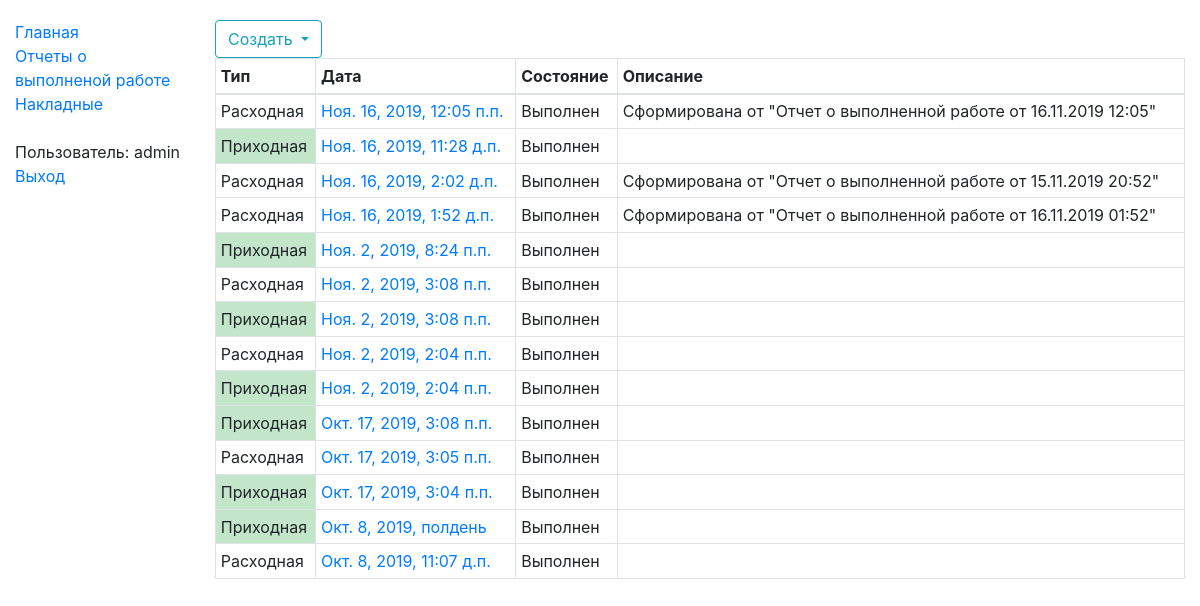
Before: /stock/acts/ (signed in) with the older database file.
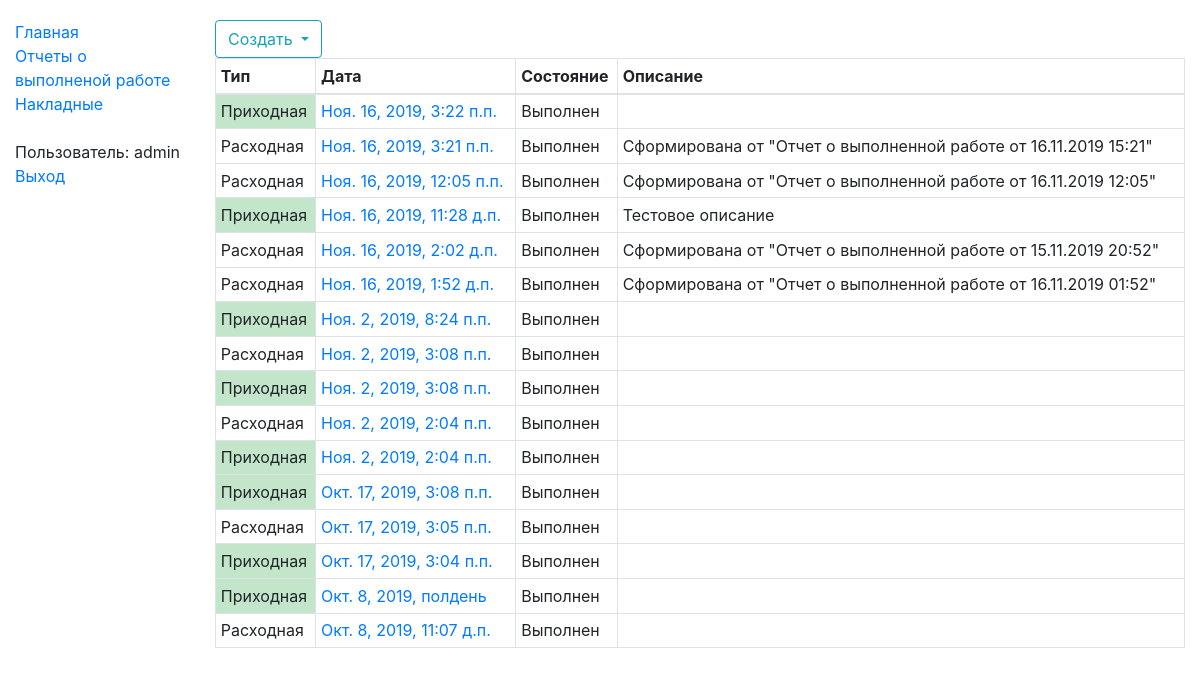
After: the same page with the newer database file.
### stocks/models.py (models this page shows, shortened)
class StkAct(models.Model):
    STATE_REGISTERING = "100"
    STATE_DONE = "300"
    s_state_choices = ((STATE_REGISTERING, "Оформляется"), (STATE_DONE, "Выполнен"))
    d_create_date = models.DateTimeField("Дата содания", db_index=True)
    d_reg_date = models.DateTimeField("Дата проведения", null=True)
    n_direction = models.SmallIntegerField("Направление", null=False)
    s_state = models.CharField("Состояние", max_length=3, choices=s_state_choices, null=False)
    s_desc = models.TextField("Описание", null=True, blank=True)
    class Meta:
        verbose_name = "Накладная"
        verbose_name_plural = "Накладные"
    def get_absolute_url(self):
        return reverse('stk_act-detail', args=[str(self.id)])

### stocks/act/act_views.py (the view)
# urls.py: path('acts/', act_views.StkActListView.as_view(), name='stk_acts'),
class StkActListView(LoginRequiredMixin, generic.ListView):
    model = StkAct
    template_name = 'stocks/act/stk_act_list.html'
    paginate_by = 100
    def get_queryset(self):
        return StkAct.objects.all().order_by("-d_create_date")

### templates/stocks/act/stk_act_list.html (shortened to what this page needs)
{% extends "base_generic_content.html" %}
{% block content %}
    <div class="btn-group" role="group" aria-label="Панель инструментов">
        <div class="btn-group" role="group">
            <button id="btnGroupCreate" type="button" class="btn dropdown-toggle btn-outline-info" data-toggle="dropdown" aria-haspopup="true" aria-expanded="false">
                Создать
            </button>
        </div>
    </div>
    <table class="table table-hover table-bordered table-sm">
        <thead>
            <tr>
                <th>Тип</th>
                <th>Дата</th>
                <th>Состояние</th>
                <th>Описание</th>
            </tr>
        </thead>
        <tbody>
        {% if object_list %}
            {% for object in object_list %}
                <tr class="grid-row" data-id="{{ object.id }}">
                    {% if object.n_direction == 1 %}<td class="table-success">Приходная</td>{% else %}<td>Расходная</td>{% endif %}
                    <td><a href="{{ object.get_absolute_url }}">{{ object.d_create_date }}</a></td>
                    <td {% if object.s_state != "300" %}class="table-warning"{% endif %}>{{ object.get_s_state_display}}</td>
                    <td>{% if object.s_desc is not None %}{{ object.s_desc}}{% endif %}</td>
                </tr>
            {% endfor %}
        {% endif %}
        </tbody>
    </table>
{% endblock %}

Changed rows visible on the page:
added StkAct: n_direction "Приходная", d_create_date "Ноя. 16, 2019, 3:22 п.п.", s_state "Выполнен"
added StkAct: n_direction "Расходная", d_create_date "Ноя. 16, 2019, 3:21 п.п.", s_state "Выполнен", s_desc "Сформирована от \"Отчет о выполненной работе от 16.11.2019 15:21\""
changed StkAct: s_desc (not shown) → "Тестовое описание"
